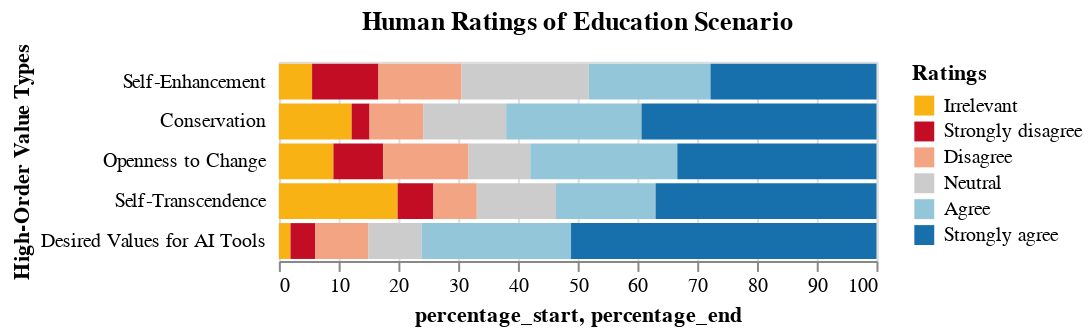

The cell this chart's notebook holds for it:
### Code cell
human_s2_source = value_content_count_plot_data(human_structured_data_s2)
plot = plot_value_content(human_s2_source, figure_title="Human Ratings of Education Scenario", legend_title="Ratings", y_axis_title="High-Order Value Types")
plot

### Figure 1 — Vega-Lite specification as saved in the notebook (floating-point values rounded to 4 significant figures)
{"config": {"view": {"continuousWidth": 300, "continuousHeight": 300}}, "data": {"name": "data-bb4c47520d8aa09dc6286991bb6e14d6"}, "mark": {"type": "bar"}, "encoding": {"color": {"field": "type", "scale": {"domain": ["Irrelevant", "Strongly disagree", "Disagree", "Neutral", "Agree", "Strongly agree"], "range": ["#F8B214", "#c30d24", "#f3a583", "#cccccc", "#94c6da", "#1770ab"]}, "title": "Ratings", "type": "nominal"}, "x": {"axis": {"title": "percentage_start, percentage_end"}, "field": "percentage_start", "type": "quantitative"}, "x2": {"field": "percentage_end"}, "y": {"axis": {"domain": false, "minExtent": 60, "offset": 5, "ticks": false, "title": "High-Order Value Types"}, "field": "higher_order_value_types", "sort": {"field": "order"}, "type": "nominal"}}, "title": "Human Ratings of Education Scenario", "$schema": "https://vega.github.io/schema/vega-lite/v5.15.1.json", "datasets": {"data-bb4c47520d8aa09dc6286991bb6e14d6": [{"higher_order_value_types": "Conservation", "ratings": -3.0, "count": 57, "order": 2, "type": "Irrelevant", "percentage": 12.18, "percentage_end": 12.18, "percentage_start": 0.0}, {"higher_order_value_types": "Conservation", "ratings": -2.0, "count": 14, "order": 2, "type": "Strongly disagree", "percentage": 2.991, "percentage_end": 15.17, "percentage_start": 12.18}, {"higher_order_value_types": "Conservation", "ratings": -1.0, "count": 42, "order": 2, "type": "Disagree", "percentage": 8.974, "percentage_end": 24.15, "percentage_start": 15.17}, {"higher_order_value_types": "Conservation", "ratings": 0.0, "count": 65, "order": 2, "type": "Neutral", "percentage": 13.89, "percentage_end": 38.03, "percentage_start": 24.15}, {"higher_order_value_types": "Conservation", "ratings": 1.0, "count": 106, "order": 2, "type": "Agree", "percentage": 22.65, "percentage_end": 60.68, "percentage_start": 38.03}, {"higher_order_value_types": "Conservation", "ratings": 2.0, "count": 184, "order": 2, "type": "Strongly agree", "percentage": 39.32, "percentage_end": 100.0, "percentage_start": 60.68}, {"higher_order_value_types": "Desired Values for AI Tools", "ratings": -3.0, "count": 7, "order": 5, "type": "Irrelevant", "percentage": 1.944, "percentage_end": 1.944, "percentage_start": 0.0}, {"higher_order_value_types": "Desired Values for AI Tools", "ratings": -2.0, "count": 15, "order": 5, "type": "Strongly disagree", "percentage": 4.167, "percentage_end": 6.111, "percentage_start": 1.944}, {"higher_order_value_types": "Desired Values for AI Tools", "ratings": -1.0, "count": 32, "order": 5, "type": "Disagree", "percentage": 8.889, "percentage_end": 15.0, "percentage_start": 6.111}, {"higher_order_value_types": "Desired Values for AI Tools", "ratings": 0.0, "count": 32, "order": 5, "type": "Neutral", "percentage": 8.889, "percentage_end": 23.89, "percentage_start": 15.0}, {"higher_order_value_types": "Desired Values for AI Tools", "ratings": 1.0, "count": 90, "order": 5, "type": "Agree", "percentage": 25.0, "percentage_end": 48.89, "percentage_start": 23.89}, {"higher_order_value_types": "Desired Values for AI Tools", "ratings": 2.0, "count": 184, "order": 5, "type": "Strongly agree", "percentage": 51.11, "percentage_end": 100.0, "percentage_start": 48.89}, {"higher_order_value_types": "Openness to Change", "ratings": -3.0, "count": 23, "order": 3, "type": "Irrelevant", "percentage": 9.127, "percentage_end": 9.127, "percentage_start": 0.0}, {"higher_order_value_types": "Openness to Change", "ratings": -2.0, "count": 21, "order": 3, "type": "Strongly disagree", "percentage": 8.333, "percentage_end": 17.46, "percentage_start": 9.127}, {"higher_order_value_types": "Openness to Change", "ratings": -1.0, "count": 36, "order": 3, "type": "Disagree", "percentage": 14.29, "percentage_end": 31.75, "percentage_start": 17.46}, {"higher_order_value_types": "Openness to Change", "ratings": 0.0, "count": 26, "order": 3, "type": "Neutral", "percentage": 10.32, "percentage_end": 42.06, "percentage_start": 31.75}, {"higher_order_value_types": "Openness to Change", "ratings": 1.0, "count": 62, "order": 3, "type": "Agree", "percentage": 24.6, "percentage_end": 66.67, "percentage_start": 42.06}, {"higher_order_value_types": "Openness to Change", "ratings": 2.0, "count": 84, "order": 3, "type": "Strongly agree", "percentage": 33.33, "percentage_end": 100.0, "percentage_start": 66.67}, {"higher_order_value_types": "Self-Enhancement", "ratings": -3.0, "count": 12, "order": 1, "type": "Irrelevant", "percentage": 5.556, "percentage_end": 5.556, "percentage_start": 0.0}, {"higher_order_value_types": "Self-Enhancement", "ratings": -2.0, "count": 24, "order": 1, "type": "Strongly disagree", "percentage": 11.11, "percentage_end": 16.67, "percentage_start": 5.556}, {"higher_order_value_types": "Self-Enhancement", "ratings": -1.0, "count": 30, "order": 1, "type": "Disagree", "percentage": 13.89, "percentage_end": 30.56, "percentage_start": 16.67}, {"higher_order_value_types": "Self-Enhancement", "ratings": 0.0, "count": 46, "order": 1, "type": "Neutral", "percentage": 21.3, "percentage_end": 51.85, "percentage_start": 30.56}, {"higher_order_value_types": "Self-Enhancement", "ratings": 1.0, "count": 44, "order": 1, "type": "Agree", "percentage": 20.37, "percentage_end": 72.22, "percentage_start": 51.85}, {"higher_order_value_types": "Self-Enhancement", "ratings": 2.0, "count": 60, "order": 1, "type": "Strongly agree", "percentage": 27.78, "percentage_end": 100.0, "percentage_start": 72.22}, {"higher_order_value_types": "Self-Transcendence", "ratings": -3.0, "count": 93, "order": 4, "type": "Irrelevant", "percentage": 19.87, "percentage_end": 19.87, "percentage_start": 0.0}, {"higher_order_value_types": "Self-Transcendence", "ratings": -2.0, "count": 28, "order": 4, "type": "Strongly disagree", "percentage": 5.983, "percentage_end": 25.85, "percentage_start": 19.87}, {"higher_order_value_types": "Self-Transcendence", "ratings": -1.0, "count": 34, "order": 4, "type": "Disagree", "percentage": 7.265, "percentage_end": 33.12, "percentage_start": 25.85}, {"higher_order_value_types": "Self-Transcendence", "ratings": 0.0, "count": 62, "order": 4, "type": "Neutral", "percentage": 13.25, "percentage_end": 46.37, "percentage_start": 33.12}, {"higher_order_value_types": "Self-Transcendence", "ratings": 1.0, "count": 78, "order": 4, "type": "Agree", "percentage": 16.67, "percentage_end": 63.03, "percentage_start": 46.37}, {"higher_order_value_types": "Self-Transcendence", "ratings": 2.0, "count": 173, "order": 4, "type": "Strongly agree", "percentage": 36.97, "percentage_end": 100.0, "percentage_start": 63.03}]}}
